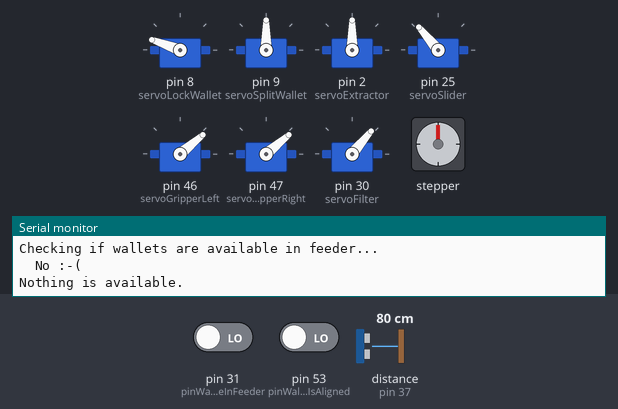
Bench run of a sketch on a simulated Arduino Mega 2560, built with avr-gcc and run on an emulated ATmega2560. Parts: 7 × servo, stepper motor, the last lines printed to the serial monitor. Inputs (shaded band) come from the test bench; at power-on: distance to the obstacle (sensor on pin 37) 80 cm, pin 31 (pinWalletsAreAvailableInFeeder) LOW, pin 53 (pinWalletIsAligned) LOW. Stepper angles assume 4096 steps per turn.

Above: at 4.7 s.
4.8 s: distance to the obstacle (sensor on pin 37) set to 12 cm
7.7 s: distance to the obstacle (sensor on pin 37) set to 9 cm
At 11.1 s:
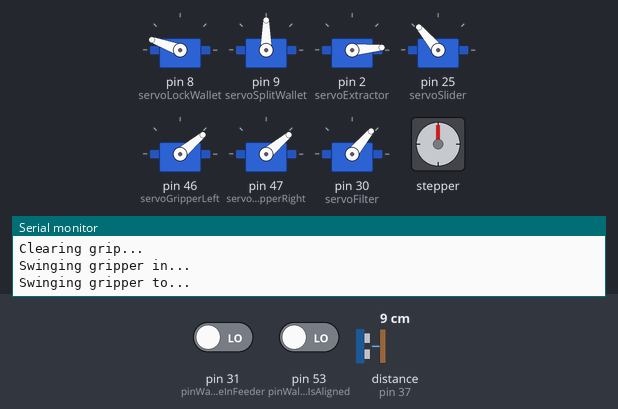
At 12.5 s:
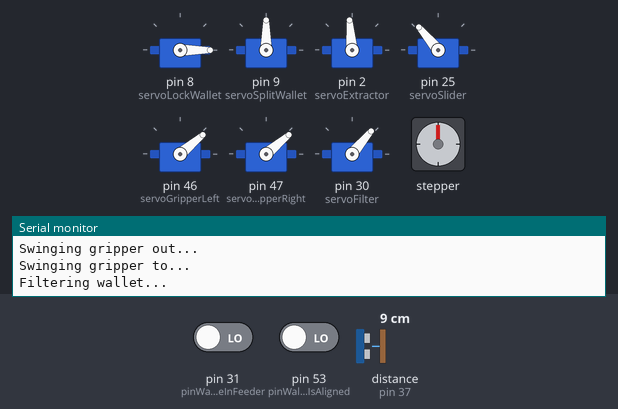
Timing chart, 0 to 33.9 s (numbered marks = the images above; inputs shaded):
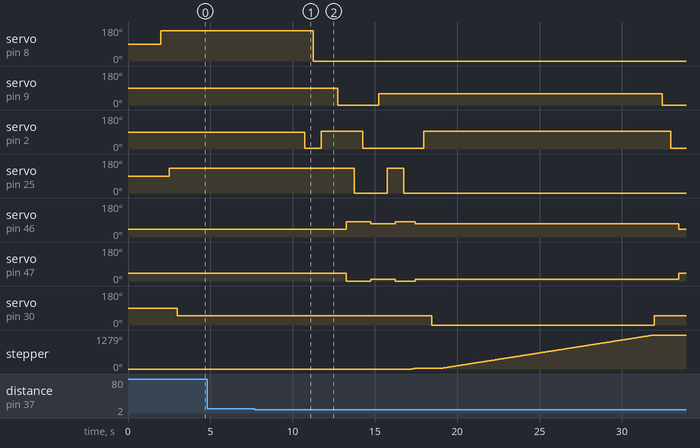

Measured:
- the behaviour switches between 11 and 10 cm on distance to the obstacle (sensor on pin 37) (found by bisection; images 0 and 1)
- after the input at 7.7 s, servo on pin 8 (servoLockWallet): 160° → 0° after 3.5 s; servo on pin 9 (servoSplitWallet): 90° → 0° after 5.0 s, → 60° 2.5 s later, → 0° 17.2 s later

The sketch:

main.ino
```cpp
#include <Servo.h>
#include <CheapStepper.h>
#include <HCSR04.h>

CheapStepper stepperExtractor (4, 5, 6, 7);
CheapStepper stepperFeeder (22, 24, 26, 28);
Servo servoLockWallet;
Servo servoSplitWallet;
Servo servoExtractor;
Servo servoGripperLeft;
Servo servoGripperRight;
Servo servoSlider;
Servo servoFilter;
UltraSonicDistanceSensor sensorExtractor (39, 37);
int pinWalletsAreAvailableInFeeder = 31;
int pinWalletIsAligned = 53;

void setup() {
  Serial.begin(9600);
  pinMode(pinWalletsAreAvailableInFeeder, INPUT);
  pinMode(pinWalletIsAligned, INPUT);
  servoLockWallet.attach(8);
  servoSplitWallet.attach(9);
  servoExtractor.attach(2);
  servoSlider.attach(25);
  servoGripperLeft.attach(46);
  servoGripperRight.attach(47);
  servoFilter.attach(30);
  reset();
}

void loop() {
  // testGrip();
  // testAlignment();

  if (walletIsInExtractor()) {
    processWallet();
    return;
  }

  if (walletsAreAvailableInFeeder()) {
    feedWallet();
    return;
  }

  Serial.println("Nothing is available.");
  delay(2000);
}

void processWallet() {
  // adjust position of the wallet
  slideGripperIn();
  clearGrip();
  swingGripperIn();
  while (!walletIsAligned()) {
    swingGripperTo(50);
    swingGripperIn();
  }
  lockWallet();
  swingGripperOut();

  // extract paper
  filterWallet();
  squeezeEdge();
  grip();
  slideGripperOut();
  swingGripperIn();
  ungrip();
  separateEdge();
  slideGripperIn();
  grip();
  slideGripperOut();
  catchEdge();
  ungrip();
  swingGripperOut();
  filterPaper();
  extractWallet();

  //extract empty wallet
  filterWallet();
  squeezeEdge();
  swingGripperIn();
  clearGrip();
  slideGripperIn();
  grip();
  releaseEdge();
  unlockWallet();
  slideGripperOut();
  catchEdge();
  ungrip();
  swingGripperOut();
  filterWallet();
  extractWallet();
}

void testGrip() {
  swingGripperIn();
  slideGripperOut();
  squeezeEdge();
  separateEdge();
  grip();
  ungrip();
  delay(2000);
}

void testAlignment() {
  walletIsAligned();
  delay(1000);
}

void feedWallet() {
 Serial.println("Feeding wallet (~5cm)...");
 stepperFeeder.moveDegrees(true, 360);
}

bool walletsAreAvailableInFeeder() {
  Serial.println("Checking if wallets are available in feeder...");
  bool inFeeder = (digitalRead(pinWalletsAreAvailableInFeeder) == HIGH);
  if (inFeeder) {
    Serial.println("  Yes :-)");
  } else {
    Serial.println("  No :-(");
  }
  return inFeeder;
}

bool walletIsInExtractor() {
  Serial.println("Checking if wallet is in extractor...");
  double distance = sensorExtractor.measureDistanceCm();
  Serial.println(distance);
  bool inExtractor = (distance <= 10);
  if (inExtractor) {
    Serial.println("  Yes :-)");
  } else {
    Serial.println("  No :-(");
  }
  return inExtractor;
}

bool walletIsAligned() {
  Serial.println("Checking if wallet is aligned...");
  bool isAligned = (digitalRead(pinWalletIsAligned) == LOW);
  if (isAligned) {
    Serial.println("  Yes :-)");
  } else {
    Serial.println("  No :-(");
  }
  return isAligned;
}

void swingGripperIn() {
  Serial.println("Swinging gripper in...");
  swingGripperTo(0);
}

void swingGripperOut() {
  Serial.println("Swinging gripper out...");
  swingGripperTo(100);
}

void swingGripperTo(int percentageFromIn) {
  Serial.println("Swinging gripper to...");
  int position = (90 / 100.0f * percentageFromIn) + 5;
  servoExtractor.write(position);
  delay(500);
}

void slideGripperOut() {
  Serial.println("Sliding gripper away...");
  servoSlider.write(0);
  delay(500);
}

void slideGripperIn() {
  Serial.println("Sliding gripper back...");
  servoSlider.write(130);
  delay(500);
}

void extractWallet() {
  Serial.println("Extracting wallet...");
  stepperExtractor.moveDegrees(true, 360 * 3.5);
}

void catchEdge() {
  Serial.println("Catching edge...");
  stepperExtractor.moveDegrees(true, 20);
}

void squeezeEdge() {
  Serial.println("Squeezing edge...");
  servoSplitWallet.write(0);
  delay(500);
}

void separateEdge() {
  Serial.println("Separating edge...");
  servoSplitWallet.write(60);
  delay(500);
}

void lockWallet() {
  Serial.println("Locking wallet...");
  servoLockWallet.write(0);
  delay(500);
}

void releaseEdge() {
  Serial.println("Releasing edge...");
  servoSplitWallet.write(90);
  delay(1500);
}

void unlockWallet() {
  Serial.println("Unlocking wallet...");
  servoLockWallet.write(160);
  delay(500);
}

void grip() {
  Serial.println("Gripping...");
  setGrip(0);
}

void ungrip() {
  Serial.println("Ungripping...");
  setGrip(10);
}

void clearGrip() {
  Serial.println("Clearing grip...");
  setGrip(40);
}

void setGrip(int degrees) {
  servoGripperLeft.write(80 - degrees);
  servoGripperRight.write(0 + degrees);
  delay(500);
}

void filterPaper() {
  Serial.println("Filtering paper...");
  servoFilter.write(0);
  delay(500);
}

void filterWallet() {
  Serial.println("Filtering wallet...");
  servoFilter.write(50);
  delay(500);
}

void reset() {
  Serial.println("Resetting...");
  clearGrip();
  releaseEdge();
  unlockWallet();
  slideGripperIn();
  filterWallet();
}
```
